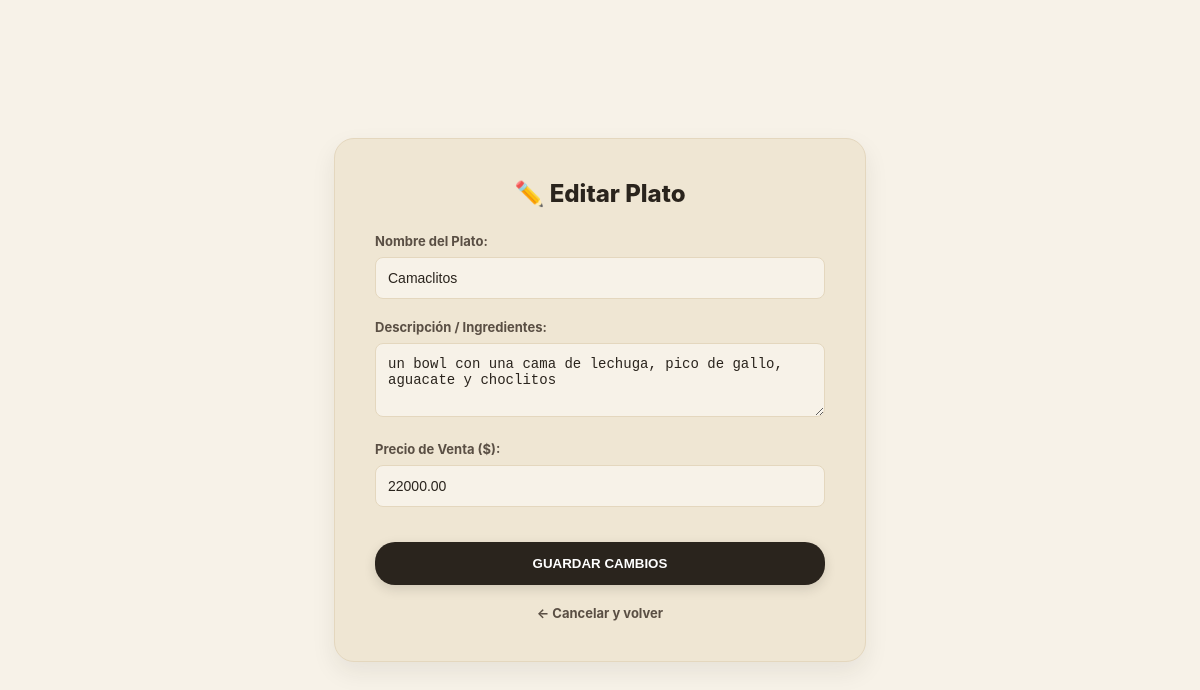
Page /admin/form_producto.php?id=2 (signed in) on the committed database.
### tables this page shows
CREATE TABLE `mis_productos` (
  `id` int(11) NOT NULL,
  `name` varchar(200) NOT NULL,
  `description` text NOT NULL,
  `price` float(10,2) NOT NULL,
  `imagen` varchar(255) DEFAULT 'default.png',
  `created` datetime NOT NULL,
  `modified` datetime NOT NULL,
  `status` enum('1','0') NOT NULL DEFAULT '1'
);

### admin/form_producto.php (the view, shortened to what this page needs)
<?php
include("../config/Configuracion.php");
$es_edicion = false;
$nombre = $descripcion = $precio = "";
if (isset($_GET['id'])) {
    $es_edicion = true;
    $id = intval($_GET['id']);
    $res = $db->query("SELECT * FROM mis_productos WHERE id = $id");
    if($prod = $res->fetch_assoc()){
        $nombre = $prod['name'];
        $descripcion = $prod['description'] ?? '';
        $precio = $prod['price'];
    }
}
?>
<!DOCTYPE html>
<html lang="es">
<head>
</head>
<body>
    <div class="form-container">
        <h2><?php echo $es_edicion ? '✏️ Editar Plato' : '🍔 Nuevo Plato'; ?></h2>
        <form action="crud_operaciones.php" method="POST">
            <div class="form-group">
                <label>Nombre del Plato:</label>
                <input type="text" name="nombre" value="<?php echo htmlspecialchars($nombre); ?>" required placeholder="Ej. Cazuela Camaron Express">
            </div>
            <div class="form-group">
                <label>Descripción / Ingredientes:</label>
                <textarea name="descripcion" rows="3" placeholder="Ej. Acompañado de patacón y arroz..."><?php echo htmlspecialchars($descripcion); ?></textarea>
            </div>
            <div class="form-group">
                <label>Precio de Venta ($):</label>
                <input type="number" step="0.01" name="precio" value="<?php echo $precio; ?>" required placeholder="0.00">
            </div>
            <button type="submit" class="btn-save">Guardar Cambios</button>
            <a href="admin_dashboard.php?seccion=productos" class="back-link">← Cancelar y volver</a>
        </form>
    </div>
</body>
</html>

### admin/form_producto.php (style rules this page uses)
body { background-color: var(--bg-main, #f7f2e8); min-height: 100vh; display: flex; align-items: center; justify-content: center; font-family: -apple-system, BlinkMacSystemFont, "Segoe UI", Roboto, sans-serif; margin: 0; }
.form-container { background-color: var(--bg-card, #efe6d3); padding: 40px; border-radius: 20px; width: 100%; max-width: 450px; border: 1px solid var(--bg-input, #e4d7be); color: var(--text-body, #3b3128); box-shadow: 0 10px 25px rgba(42, 36, 29, 0.08); }
.form-container h2 { color: var(--text-main, #2a241d); text-align: center; margin-top: 0; margin-bottom: 25px; font-weight: 800; }
.form-group { margin-bottom: 20px; }
.form-group label { display: block; margin-bottom: 8px; color: var(--text-muted, #5a4f44); font-size: 13px; font-weight: bold; }
.form-group input, .form-group textarea, .form-group select { width: 100%; padding: 12px; background: var(--bg-main, #f7f2e8); border: 1px solid var(--bg-input, #e4d7be); color: var(--text-main, #2a241d); border-radius: 8px; box-sizing: border-box; font-size: 14px; transition: all 0.2s ease; }
.btn-save { background: var(--dark-navbar, #2a241d); color: var(--pure-white, #ffffff); padding: 14px; border: none; width: 100%; font-weight: bold; cursor: pointer; border-radius: 20px; text-transform: uppercase; margin-top: 15px; transition: all 0.2s; box-shadow: 0 4px 12px rgba(42, 36, 29, 0.15); }
.back-link { display: block; text-align: center; margin-top: 20px; color: var(--text-muted, #5a4f44); text-decoration: none; font-size: 13px; font-weight: bold; }

### rows in the picture
mis_productos: nombre "Camaclitos", descripcion "un bowl con una cama de lechuga, pico de gallo, aguacate y choclitos", precio "22000.00"
